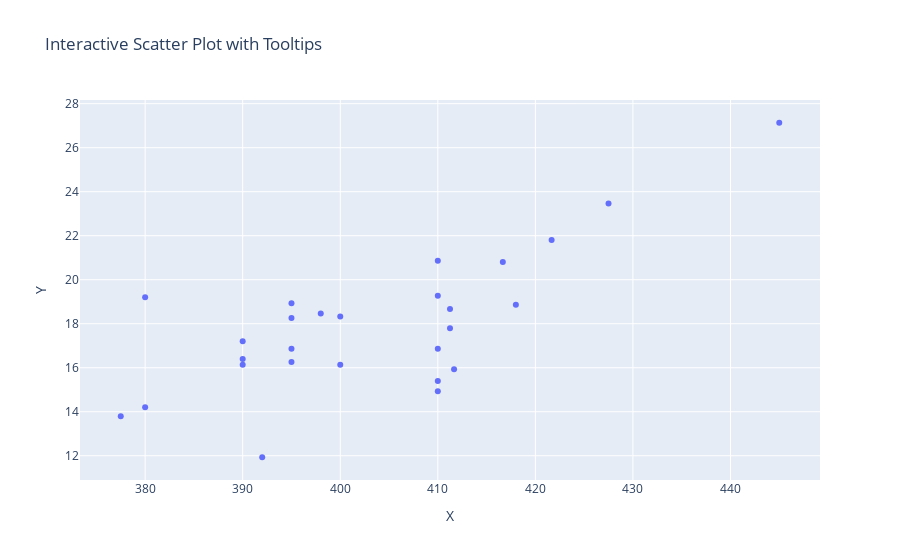

The notebook cell this image was saved under:
### Code cell
import plotly.graph_objects as go

# Generate some sample data
x = df['Aggregate ramp metering rate']
y = df['Average Speed Lane 1']
text = df['Timestamp']

# Create a scatter plot with tooltips
fig = go.Figure(data=go.Scatter(x=x, y=y, mode='markers',
                               hovertext=text, hoverinfo='text+x+y'))

# Set axes labels and title|
fig.update_layout(xaxis_title='X', yaxis_title='Y', title='Interactive Scatter Plot with Tooltips')

# Show the plot
fig.show()

### Figure 1 — Plotly figure (JSON) as saved in the notebook; plotly's stock layout.template omitted (floating-point values rounded to 4 significant figures)
{"data": [{"hoverinfo": "text+x+y", "hovertext": ["2023-04-19T15:15:00", "2023-04-19T15:20:00", "2023-04-19T15:30:00", "2023-04-19T15:35:00", "2023-04-19T15:40:00", "2023-04-19T15:45:00", "2023-04-19T15:50:00", "2023-04-19T15:55:00", "2023-04-19T16:00:00", "2023-04-19T16:05:00", "2023-04-19T16:15:00", "2023-04-19T16:20:00", "2023-04-19T16:25:00", "2023-04-19T16:30:00", "2023-04-19T16:35:00", "2023-04-19T16:40:00", "2023-04-19T16:45:00", "2023-04-19T16:55:00", "2023-04-19T17:00:00", "2023-04-19T17:05:00", "2023-04-19T17:10:00", "2023-04-19T17:15:00", "2023-04-19T17:20:00", "2023-04-19T17:25:00", "2023-04-19T17:30:00", "2023-04-19T17:35:00", "2023-04-19T17:40:00"], "mode": "markers", "type": "scatter", "x": [445, 377.5, 427.5, 416.7, 410, 390, 410, 390, 400, 411.2, 395, 418, 410, 411.2, 411.7, 395, 421.7, 395, 380, 398, 380, 400, 392, 410, 390, 395, 410], "y": [27.13, 13.8, 23.47, 20.8, 20.87, 17.2, 15.4, 16.4, 18.33, 17.8, 18.27, 18.87, 19.27, 18.67, 15.93, 16.27, 21.8, 18.93, 19.2, 18.47, 14.2, 16.13, 11.93, 14.93, 16.13, 16.87, 16.87]}], "layout": {"title": {"text": "Interactive Scatter Plot with Tooltips"}, "xaxis": {"title": {"text": "X"}}, "yaxis": {"title": {"text": "Y"}}}}
